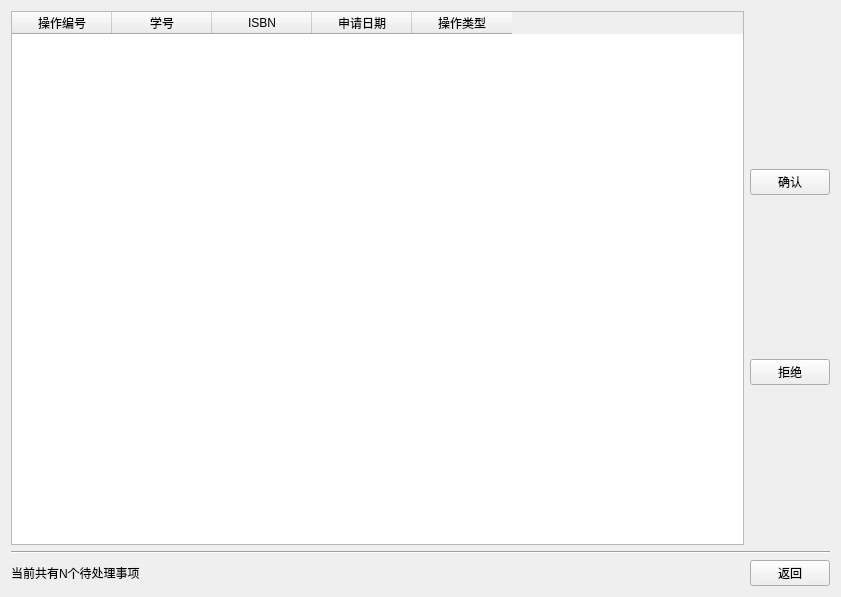
<?xml version="1.0" encoding="UTF-8"?>
<ui version="4.0">
 <class>Form</class>
 <widget class="QWidget" name="Form">
  <property name="geometry">
   <rect>
    <x>0</x>
    <y>0</y>
    <width>841</width>
    <height>597</height>
   </rect>
  </property>
  <property name="windowTitle">
   <string>事项确认</string>
  </property>
  <layout class="QHBoxLayout" name="horizontalLayout_4">
   <item>
    <layout class="QVBoxLayout" name="verticalLayout_3">
     <item>
      <layout class="QHBoxLayout" name="horizontalLayout_2">
       <item>
        <layout class="QVBoxLayout" name="verticalLayout_2">
         <item>
          <layout class="QHBoxLayout" name="horizontalLayout">
           <item>
            <widget class="QTableWidget" name="informationTable">
             <property name="editTriggers">
              <set>QAbstractItemView::NoEditTriggers</set>
             </property>
             <column>
              <property name="text">
               <string>操作编号</string>
              </property>
             </column>
             <column>
              <property name="text">
               <string>学号</string>
              </property>
             </column>
             <column>
              <property name="text">
               <string>ISBN</string>
              </property>
             </column>
             <column>
              <property name="text">
               <string>申请日期</string>
              </property>
             </column>
             <column>
              <property name="text">
               <string>操作类型</string>
              </property>
             </column>
            </widget>
           </item>
           <item>
            <layout class="QVBoxLayout" name="verticalLayout">
             <item>
              <widget class="QPushButton" name="confirmButton">
               <property name="text">
                <string>确认</string>
               </property>
              </widget>
             </item>
             <item>
              <widget class="QPushButton" name="rejectButton">
               <property name="text">
                <string>拒绝</string>
               </property>
              </widget>
             </item>
            </layout>
           </item>
          </layout>
         </item>
         <item>
          <widget class="Line" name="line_2">
           <property name="orientation">
            <enum>Qt::Horizontal</enum>
           </property>
          </widget>
         </item>
         <item>
          <layout class="QHBoxLayout" name="horizontalLayout_3">
           <item>
            <widget class="QLabel" name="confirmationInformationLabel">
             <property name="text">
              <string>当前共有N个待处理事项</string>
             </property>
            </widget>
           </item>
           <item>
            <spacer name="horizontalSpacer">
             <property name="orientation">
              <enum>Qt::Horizontal</enum>
             </property>
             <property name="sizeHint" stdset="0">
              <size>
               <width>40</width>
               <height>20</height>
              </size>
             </property>
            </spacer>
           </item>
           <item>
            <widget class="QPushButton" name="backButton">
             <property name="text">
              <string>返回</string>
             </property>
            </widget>
           </item>
          </layout>
         </item>
        </layout>
       </item>
      </layout>
     </item>
    </layout>
   </item>
  </layout>
 </widget>
 <resources/>
 <connections/>
</ui>
